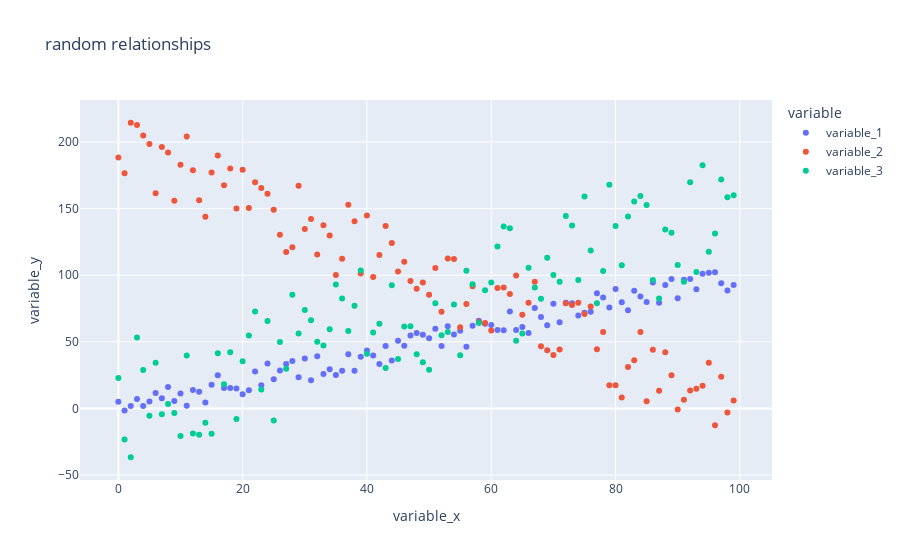

Notebook code for this chart:
### Code cell
data = pd.DataFrame(
    data = {
        'variable_x': np.arange(0, 100),
        'variable_1': np.arange(0, 100) + np.random.uniform(-10, 10, 100),
        'variable_2': np.arange(200, 0, -2) + np.random.uniform(-30, 30, 100),
        'variable_3': np.arange(0, 150, 1.5) + np.random.uniform(-50, 50, 100)
    }
)

fig = px.scatter(
    data,
    x='variable_x',
    y=['variable_1', 'variable_2', 'variable_3'],
    title='random relationships',
)
fig.update_xaxes(title_text='variable_x')
fig.update_yaxes(title_text='variable_y')

fig.show()
fig.write_html('scatterplot_demo.html')
